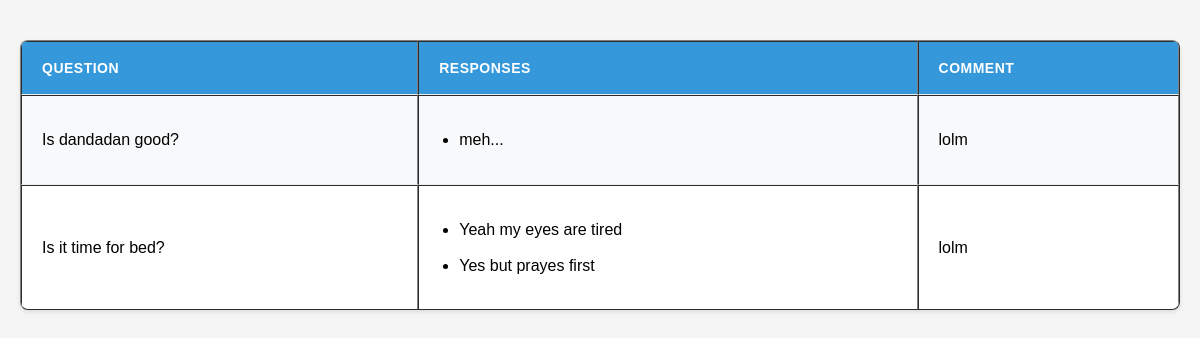
The app's page /view-answer-participants-enquqteur/8 with its own data.
### home/models.py (models this page shows, shortened)
class reponses(models.Model):
    questionID = models.ForeignKey(questions, on_delete= models.CASCADE, related_name= 'reponses')
    responseSelectionID = models.ManyToManyField(responseSelection, related_name= 'reponses')
    response_comment = models.CharField(max_length= 50)

class questions(models.Model):
    question = models.CharField(max_length = 255, unique = True )
    description = models.CharField(max_length = 255, unique = True )
    enqueteID = models.ForeignKey(enquete, on_delete= models.CASCADE, related_name= 'questions')
    response_type = models.CharField(max_length = 50)

class responseSelection(models.Model):
    reponse = models.CharField(max_length = 255)
    note = models.IntegerField()
    questionID = models.ForeignKey(questions, on_delete= models.CASCADE, related_name= 'reponseSelection')

### home/views.py (the view)
# urls.py: path('view-answer-participants-enquqteur/<str:pk>', participantAnswer_enqueteur, name='view_answer_participants_enqueteur'),
def participantAnswer_enqueteur(request, pk):
    enqueteResponse_instance = enqueteResponse.objects.get(id = pk)
    all_responses = enqueteResponse_instance.responses.all()
    for response in all_responses:
        values = model_to_dict(response)
    context = {
        'responses' : all_responses,
    }
    return render (request, 'enqueteur/viewResponse.html', context)

### home/templates/enqueteur/viewResponse.html (shortened to what this page needs)
{% load static %}
<!DOCTYPE html>
<html lang="en">
<head>
    <link rel="stylesheet" href="{% static 'css/styles.css' %}">
</head>
<body>
    <table border="1">
        <tr>
            <th>Question</th>
            <th>Responses</th>
            <th>Comment</th>
        </tr>
        {% for response in responses %}
        <tr>
            <td>{{ response.questionID.question }}</td>
            <td>
                <ul>
                    {% for item in response.responseSelectionID.all %}
                        <li>{{ item.reponse }}</li>
                    {% endfor %}
                </ul>
            </td>
            <td>{{ response.response_comment }}</td>
        </tr>
        {% endfor %}
    </table>
</body>
</html>

### home/static/css/styles.css (style rules this page uses)
body { font-family: 'Arial', sans-serif; line-height: 1.6; margin: 0; padding: 20px; background-color: #f5f5f5; }
table { width: 100%; border-collapse: separate; border-spacing: 0; margin: 20px 0; background: white; box-shadow: 0 2px 4px rgba(0, 0, 0, 0.1); border-radius: 8px; overflow: hidden; }
th, td { padding: 15px 20px; text-align: left; border-bottom: 1px solid #eee; }
th { background-color: #3498db; color: white; font-weight: 600; text-transform: uppercase; font-size: 14px; letter-spacing: 0.5px; }
tr:last-child td { border-bottom: none; }
tr:nth-child(even) { background-color: #f8f9fa; }
ul, ol { padding-left: 20px; }
li { margin-bottom: 10px; }

### records on screen
reponses: questionID.question "Is dandadan good?", response_comment "lolm"
responseSelection: reponse "meh..."
reponses: questionID.question "Is it time for bed?", response_comment "lolm"
responseSelection: reponse "Yeah my eyes are tired"
responseSelection: reponse "Yes but prayes first"
